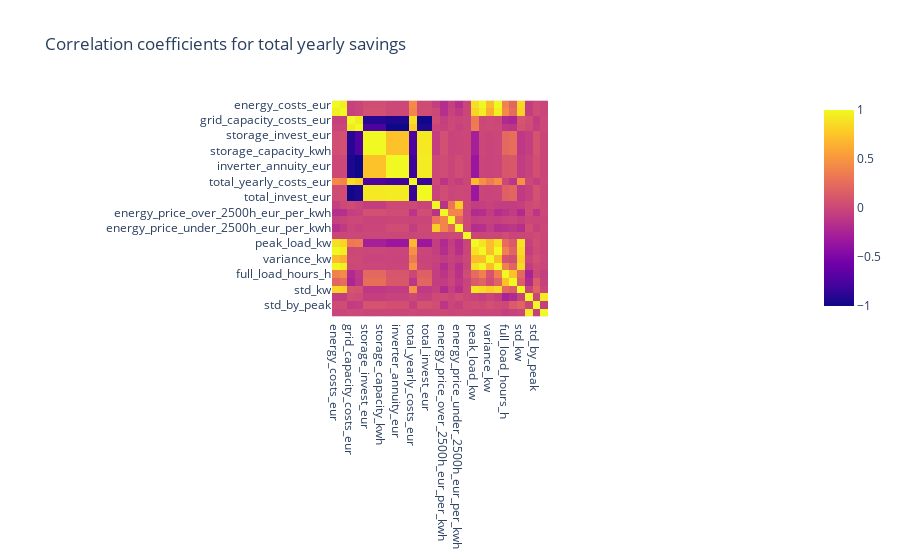

Notebook source saved alongside this figure:
### Markdown cell above
## On absolute savings

### Code cell
cols_to_drop = [
    "grid_level",
    "zip_code",
    "sector_group_id",
    "sector_group",
    "solar_invest_eur",
    "solar_annuity_eur",
    "solar_capacity_kwp"]
abs_correlations_df = abs_diff_with_master.drop(columns=cols_to_drop).corr()
px.imshow(abs_correlations_df, title="Correlation coefficients for total yearly savings")

### Figure 1 — Plotly figure (JSON) as saved in the notebook; plotly's stock layout.template omitted (floating-point values rounded to 4 significant figures; data arrays with more than 128 entries replaced by an {"elided": "..."} marker saying what was removed)
{"data": [{"coloraxis": "coloraxis", "hovertemplate": "x: %{x}<br>y: %{y}<br>color: %{z}<extra></extra>", "name": "0", "type": "heatmap", "x": ["energy_costs_eur", "grid_energy_costs_eur", "grid_capacity_costs_eur", "grid_capacity_kw", "storage_invest_eur", "storage_annuity_eur", "storage_capacity_kwh", "inverter_invest_eur", "inverter_annuity_eur", "inverter_capacity_kw", "total_yearly_costs_eur", "total_annuity_eur", "total_invest_eur", "capacity_price_over_2500h_eur_per_kw", "energy_price_over_2500h_eur_per_kwh", "capacity_price_under_2500h_eur_per_kw", "energy_price_under_2500h_eur_per_kwh", "number_of_peak_load", "peak_load_kw", "mean_load_kw", "variance_kw", "total_energy_kwh", "full_load_hours_h", "is_over_2500h", "std_kw", "std_by_mean", "std_by_peak", "peak_by_mean"], "xaxis": "x", "y": ["energy_costs_eur", "grid_energy_costs_eur", "grid_capacity_costs_eur", "grid_capacity_kw", "storage_invest_eur", "storage_annuity_eur", "storage_capacity_kwh", "inverter_invest_eur", "inverter_annuity_eur", "inverter_capacity_kw", "total_yearly_costs_eur", "total_annuity_eur", "total_invest_eur", "capacity_price_over_2500h_eur_per_kw", "energy_price_over_2500h_eur_per_kwh", "capacity_price_under_2500h_eur_per_kw", "energy_price_under_2500h_eur_per_kwh", "number_of_peak_load", "peak_load_kw", "mean_load_kw", "variance_kw", "total_energy_kwh", "full_load_hours_h", "is_over_2500h", "std_kw", "std_by_mean", "std_by_peak", "peak_by_mean"], "yaxis": "y", "z": {"elided": "28x28 float values"}}], "layout": {"coloraxis": {"colorscale": [[0, "#0d0887"], [0.1111, "#46039f"], [0.2222, "#7201a8"], [0.3333, "#9c179e"], [0.4444, "#bd3786"], [0.5556, "#d8576b"], [0.6667, "#ed7953"], [0.7778, "#fb9f3a"], [0.8889, "#fdca26"], [1, "#f0f921"]]}, "title": {"text": "Correlation coefficients for total yearly savings"}, "xaxis": {"anchor": "y", "constrain": "domain", "domain": [0, 1], "scaleanchor": "y"}, "yaxis": {"anchor": "x", "autorange": "reversed", "constrain": "domain", "domain": [0, 1]}}}
